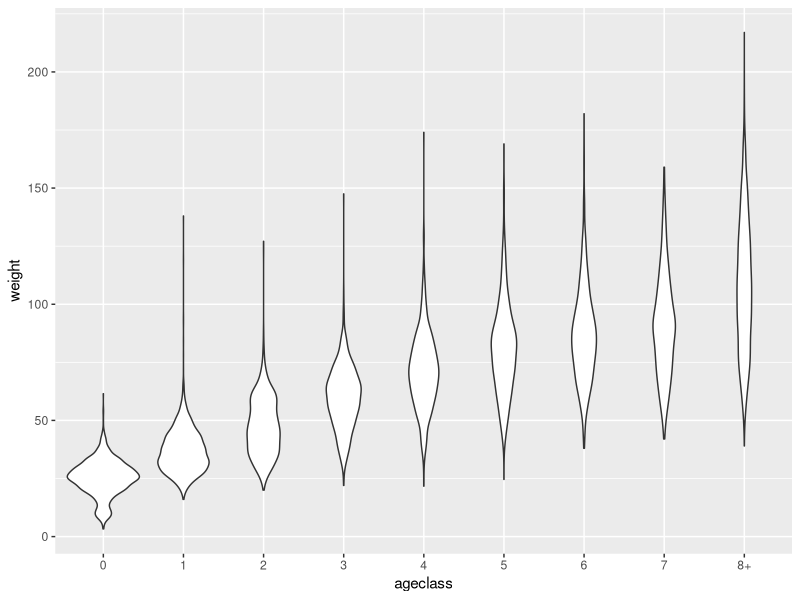
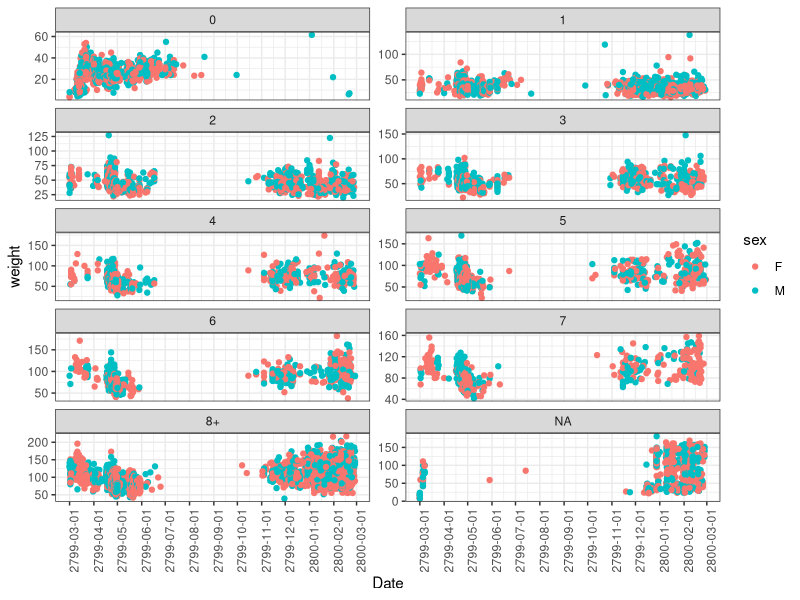
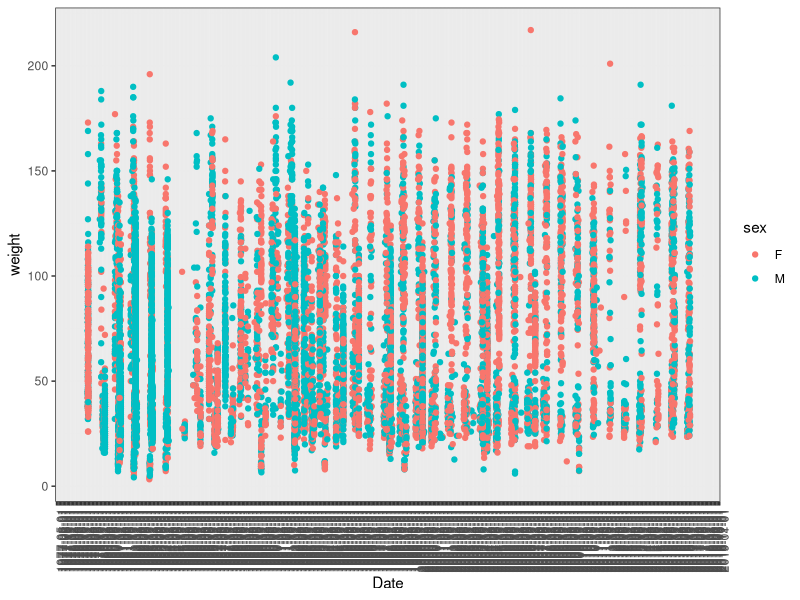
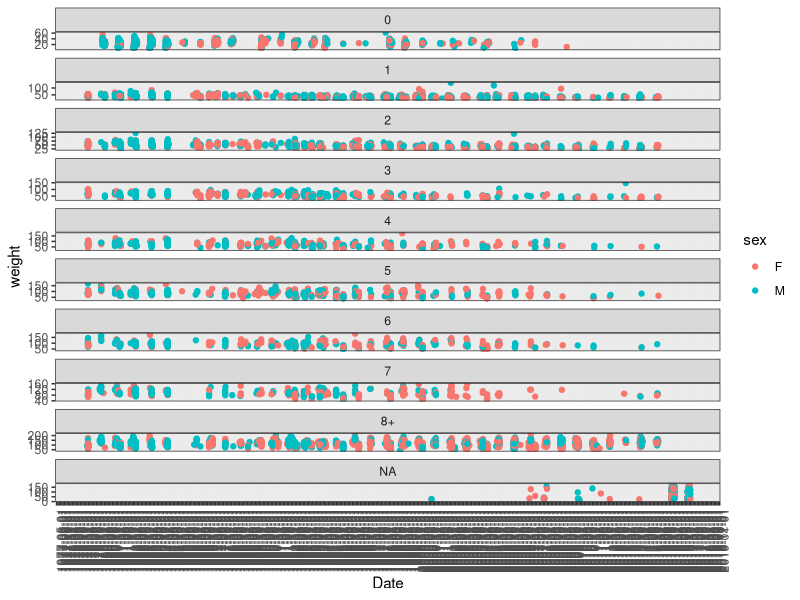
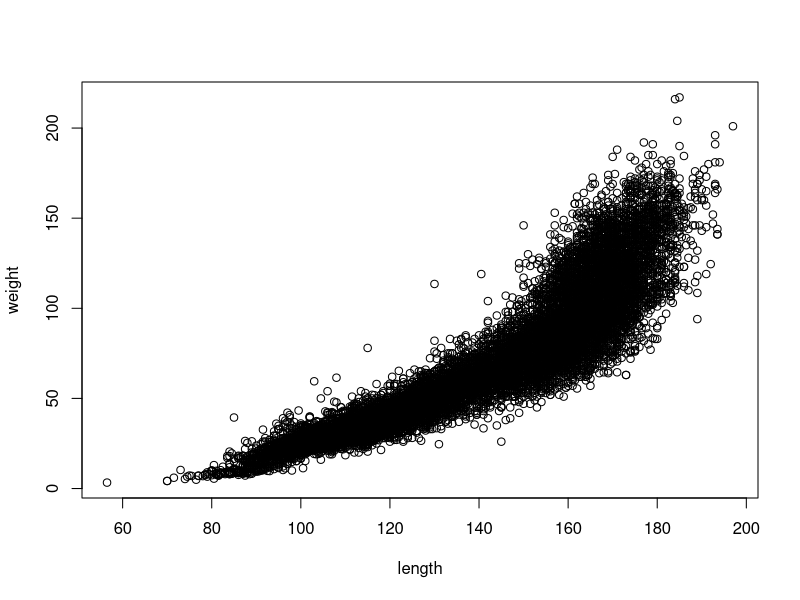

Here is the R script that generated these plots, in order: (Note: this script raises an error after producing the figures.)
## ADB August 17, 2017
## Purpose of script: analyze growth of harp seals
##                    - seasonal growth
##                    - decadal changes in growth, acconting for seasonality

## Data: 
##    Morph data from qsel_growth in mm_db_queries.accdb
##    Age data from qsel_age in mm_db_queries.accdb


## load libraries ----
library(ggplot2)
library(lubridate)

## read data ----
setwd('D:/Buren_files/GitHub/PG_Growth/')
age <- read.csv('data/PG_age.csv', header = T, as.is = T)
growth <- read.csv('data/PG_growth.csv', header = T, as.is = T)

## fix records ----
# One seal is coded as age 3, but everything points to it being much older, therefore remove age
age[which(age$idsex == '20082059F'),'cohortage'] <- NA
# one seal has length = 2300, turn it into NA
growth[which(growth$length == 2300),'length'] <- NA
# at least 3 seals have the wrong weight, turn them to NA
ids <-  c("19940928F", "20042978F", "20062138F")
growth[which(growth$idsex %in% ids), 'weight'] <- NA


## calculate volume ----
growth$volume <- with(growth, length*(girth^2))
## volume of a cylinder V = pi r^2 L
##                      Circumference (girth) = 2 pi r
##                                        r = girth / (2 pi)
growth$radius <- growth$girth / (2 * pi)
growth$volume <- with(growth, length * pi * (radius^2))

## merge data sets ----
data <- merge(growth, age[,c('idsex', 'cohortage')], by = 'idsex', all.x = T)
# there is a duplicate record
data <- data[!duplicated(data$idsex),]

## wrangle data set ----
# Create dates
data$dayf <- ifelse(is.na(data$day), 1, data$day)
data$dates <- ymd(paste(data$year,"-",data$month,"-",data$dayf,sep = ""))
data$mdates <- ymd(paste('2800',"-",data$month,"-",data$dayf,sep = ""))
for (i in 1:nrow(data)) {
  if(!is.na(data[i, 'dates'])) {
     if(data$month[i] > 2) {
       data$mdates[i] <- data$mdates[i] - years(1)
     }
  }
}

# Eliminate foetus, stillborns and starvlings, and YOY
# There is one seal of unknown sex, also eliminate it
# age = 99 does not include any individual in the previous categories. age=99 is unknown
eliminate <- c(91:93,99)
data <- data[which(!data$cohortage %in% eliminate),]
data <- subset(data, sex != 'U')
subset(data, cohortage == 99)

## there can not be seals with cohort age = 0 prior to march ----
data[which((data$mdates %in% ymd('2799-08-01'):ymd('2800-02-29')) & (data$cohortage == 0)), 'cohortage'] <-1 

## calculate true age ----
## between Sep 1 and Feb 29, substract 1 from cohort age
## between March 1 and Aug 30, set trueage = cohortage
data$trueage <- data$cohortage
#age0 <- data[which(data$cohortage == 0),]
#older <- data[which(data$cohortage != 0),]
t1 <- ymd('2799-09-01')
t2 <- ymd('2800-02-29')
data[data$mdates %in% t1:t2, 'trueage'] <- data[data$mdates %in% t1:t2, 'cohortage'] - 1
#data <- rbind(age0, older)



# create age classes
data$ageclass <- ifelse(data$trueage > 7, '8+', data$trueage)
# find outliers in weight by age class
g <- ggplot(data[which(!is.na(data$ageclass)),], aes(ageclass, weight))
g <- g + geom_violin() 
print(g)

unique(data[which(!is.na(data$ageclass)),'cohortage'])


## plots ----
p <- ggplot(data , aes(as.POSIXct(mdates), weight, colour = sex)) 
p <- p + geom_point()
p <- p + scale_x_datetime(date_breaks = "1 months") 
p <- p + theme_bw()
p <- p + theme(axis.text.x = element_text(angle = 90, hjust = 1))
p <- p + xlab("Date")
p <- p + facet_wrap(~ageclass, ncol = 2, scales = "free_y")
print(p)



p2 <- ggplot(data , aes(as.POSIXct(dates), weight, colour = sex)) 
p2 <- p2 + geom_point()
p2 <- p2 + scale_x_datetime(date_breaks = "1 months") 
p2 <- p2 + theme_bw()
p2 <- p2 + theme(axis.text.x = element_text(angle = 90, hjust = 1))
p2 <- p2 + xlab("Date")
print(p2)

p3 <- ggplot(data , aes(as.POSIXct(dates), weight, colour = sex)) 
p3 <- p3 + geom_point()
p3 <- p3 + scale_x_datetime(date_breaks = "1 months") 
p3 <- p3 + theme_bw()
p3 <- p3 + theme(axis.text.x = element_text(angle = 90, hjust = 1))
p3 <- p3 + xlab("Date")
p3 <- p3 + facet_wrap(~ageclass, ncol = 1, scales = "free_y")
print(p3)


## check ----
tocheck <- subset(data, trueage == 0)
check <- tocheck[which(tocheck$weight > 75),]   
tocheck <- subset(data, trueage == 1)
check <- rbind(check, tocheck[which(tocheck$weight > 100),])
tocheck <- subset(data, trueage == 2)
check <- rbind(check,tocheck[which(tocheck$weight > 105),] )  
tocheck <- subset(data, trueage == 3)
check <- rbind(check,tocheck[which(tocheck$weight > 150),])
check$issue <- '2heavy4age'

with(data,plot(length,weight))
check <- rbind(check, cbind(subset(data, length > 140 & weight < 15), issue = '2light4length'))
check <- rbind(check, cbind(subset(data, length > 110 & length < 120 & weight > 75), issue = '2heavy4length'))
check <- rbind(check, cbind(subset(data, length > 100 & length < 105 & weight > 57), issue = '2heavy4length'))
check <- rbind(check, cbind(subset(data, length > 128 & length < 140 & weight > 100), issue = '2heavy4length'))
check <- rbind(check, cbind(subset(data, length > 139 & length < 141 & weight > 117), issue = '2heavy4length'))
check <- rbind(check, cbind(subset(data, length > 149 & length < 151 & weight > 145), issue = '2heavy4length'))

rm(tocheck)
#check[order( check$idsex),]
check <- check[order( check$idsex),c('idsex', 'nafo', 'year', 'month', 'day', 'weight', 'length', 'pelage', 'cohortage', 'issue')]

#write.csv(check, 'output/check_weights.csv', row.names = F)


## estimate growth parameters ----
dat <- na.omit(data[,c('idsex', 'length', 'weight', 'blubberdepth', 'volume' ,'trueage', 'sex')])
dat <- subset(dat, trueage > 0)
with(dat, plot(log(volume), log(weight)))
## there is a clear outlier - log(volume) much smaller than 10 - remove it
dat[which(log(dat$volume) < 8), 'volume'] <- NA
#dat <- subset(dat, sex == 'M')

lmvw <- lm(weight ~ volume, data = dat)
a <- lmvw$coefficients[1]
b <- lmvw$coefficients[2]
with(dat, plot(volume, weight))
lines(c(0,5e+06), a + (c(0,5e+06))*b, col = 'red')

## calculate relative condition ----
dat$predweight <- a + (dat$volume)*b
dat$relcond <- with(dat, weight/predweight)

## merge back ----
data <- merge(data, dat[,c('idsex', 'relcond')], by = 'idsex', all.x = T)

## plot comdition ----
p <- ggplot(data , aes(as.POSIXct(mdates), relcond, colour = sex)) 
p <- p + geom_point()
p <- p + scale_x_datetime(date_breaks = "1 months") 
p <- p + theme_bw()
p <- p + theme(axis.text.x = element_text(angle = 90, hjust = 1))
p <- p + xlab("Date")
p <- p + facet_wrap(~ageclass, ncol = 1, scales = "free_y")
print(p)



library(forecast)
myar <- Arima(data$weight, order = c(0,0,300), include.drift = TRUE, xreg = data$ageclass)
data$predw <- fitted(myar)

qqnorm(myar$residuals)
qqline(myar$residuals)
acf(data$weight)

p <- ggplot(data , aes(as.POSIXct(mdates), weight, colour = sex)) 
p <- p + geom_point(aes(as.POSIXct(data$mdates),data$predw, colour = data$sex))
p <- p + scale_x_datetime(date_breaks = "1 months") 
p <- p + geom_line(aes())
p <- p + theme_bw()
p <- p + theme(axis.text.x = element_text(angle = 90, hjust = 1))
p <- p + xlab("Date")
p <- p + facet_wrap(~ageclass, ncol = 1, scales = "free_y")
print(p)